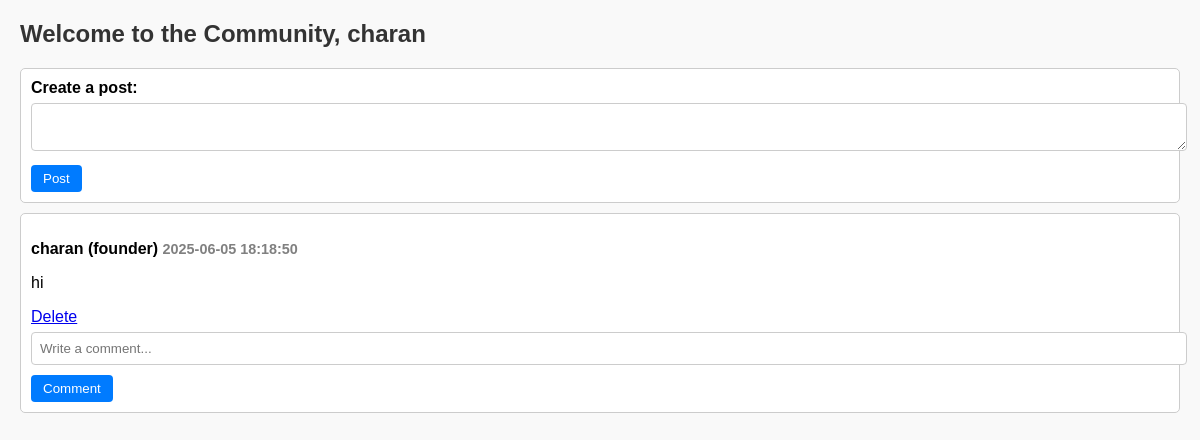
Screenshot of /community (signed in) with the database file from the repository.
### tables this page shows
CREATE TABLE posts (
        id INTEGER PRIMARY KEY AUTOINCREMENT,
        username TEXT,
        role TEXT,
        content TEXT,
        created_at TIMESTAMP DEFAULT CURRENT_TIMESTAMP
    );

### app.py (the view, shortened to what this page needs)
@app.route('/community', methods=['GET', 'POST'])
def community():
    if 'username' not in session:
        return redirect(url_for('login'))
    conn = get_db_connection()
    c = conn.cursor()
    c.execute("SELECT * FROM posts ORDER BY created_at DESC")
    posts = c.fetchall()
    comments_map = {}
    replies_map = {}
    for post in posts:
        c.execute("SELECT * FROM comments WHERE post_id=? ORDER BY created_at ASC", (post['id'],))
        comments = c.fetchall()
        comments_map[post['id']] = comments
        for comment in comments:
            c.execute("SELECT * FROM replies WHERE comment_id=? ORDER BY created_at ASC", (comment['id'],))
            replies_map[comment['id']] = c.fetchall()
    conn.close()
    return render_template('community.html', posts=posts, comments_map=comments_map, replies_map=replies_map, user=session['username'])

### app.py (called while the page is built)
def get_db_connection():
    conn = sqlite3.connect(DB_PATH)
    conn.row_factory = sqlite3.Row
    return conn

### templates/community.html (shortened to what this page needs)
<!DOCTYPE html>
<html lang="en">
<head>
</head>
<body>
<h2>Welcome to the Community, {{ user }}</h2>
<div class="post">
    <form method="POST">
        <label for="content"><strong>Create a post:</strong></label>
        <textarea name="content" required></textarea>
        <button type="submit">Post</button>
    </form>
</div>
{% for post in posts %}
    <div class="post">
        <p class="author">{{ post.username }} ({{ post.role }}) <span class="small">{{ post.created_at }}</span></p>
        <p>{{ post.content }}</p>
        {% if post.username == user %}
            <a href="{{ url_for('delete_post', post_id=post.id) }}" onclick="return confirm('Delete this post?')">Delete</a>
        {% endif %}
        <form method="POST" action="{{ url_for('add_comment', post_id=post.id) }}">
            <input type="text" name="comment" placeholder="Write a comment..." required>
            <button type="submit">Comment</button>
        </form>
    </div>
{% endfor %}
</body>
</html>

### templates/community.html (style rules this page uses)
body { font-family: Arial; margin: 20px; background: #f9f9f9; }
h2 { color: #333; }
.post, .comment, .reply { border: 1px solid #ccc; border-radius: 5px; padding: 10px; margin-bottom: 10px; background: #fff; }
.author { font-weight: bold; }
.small { font-size: 0.9em; color: gray; }
form textarea, input[type="text"] { width: 100%; padding: 8px; margin-top: 6px; margin-bottom: 10px; border: 1px solid #ccc; border-radius: 4px; }
form button { padding: 6px 12px; background: #007bff; color: white; border: none; border-radius: 4px; }

### rows the page displays
posts: username "charan", role "founder", created_at "2025-06-05 18:18:50", content "hi"
